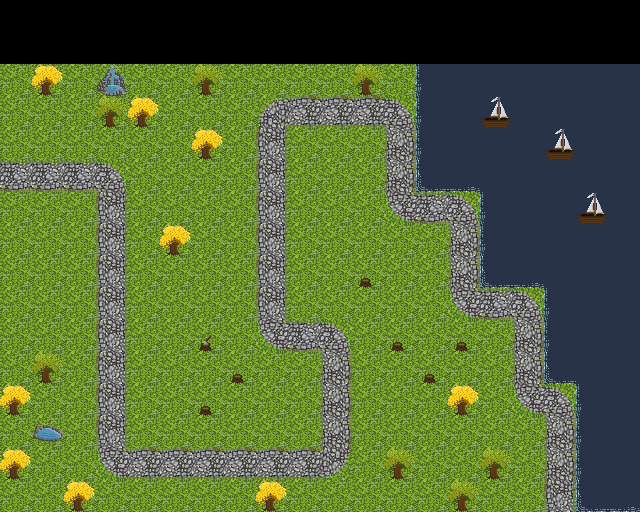

This game map was drawn from its Tiled (.tmx) file and the tilesets committed beside it. A one-line description and the trimmed map source follow:
An orthogonal 20x16 tile map with 32x32 px tiles, 4 tile layers (Background, Path, Foreground, Objects).

<map version="1.0" orientation="orthogonal" width="20" height="16" tilewidth="32" tileheight="32">
 <tileset firstgid="1" name="Tiles" tilewidth="32" tileheight="32">
  <image source="../packer/tiles.png" width="256" height="256" />
 </tileset>
 <layer name="Background" width="20" height="16">
  <data>[320 cells, 280 non-empty, 1 distinct tile ids]</data>
 </layer>
 <layer name="Path" width="20" height="16">
  <data>[320 cells, 54 non-empty, 4 distinct tile ids]</data>
 </layer>
 <layer name="Foreground" width="20" height="16">
  <data>[320 cells, 62 non-empty, 4 distinct tile ids]</data>
 </layer>
 <layer name="Objects" width="20" height="16">
  <data>[320 cells, 28 non-empty, 7 distinct tile ids]</data>
 </layer>
</map>
